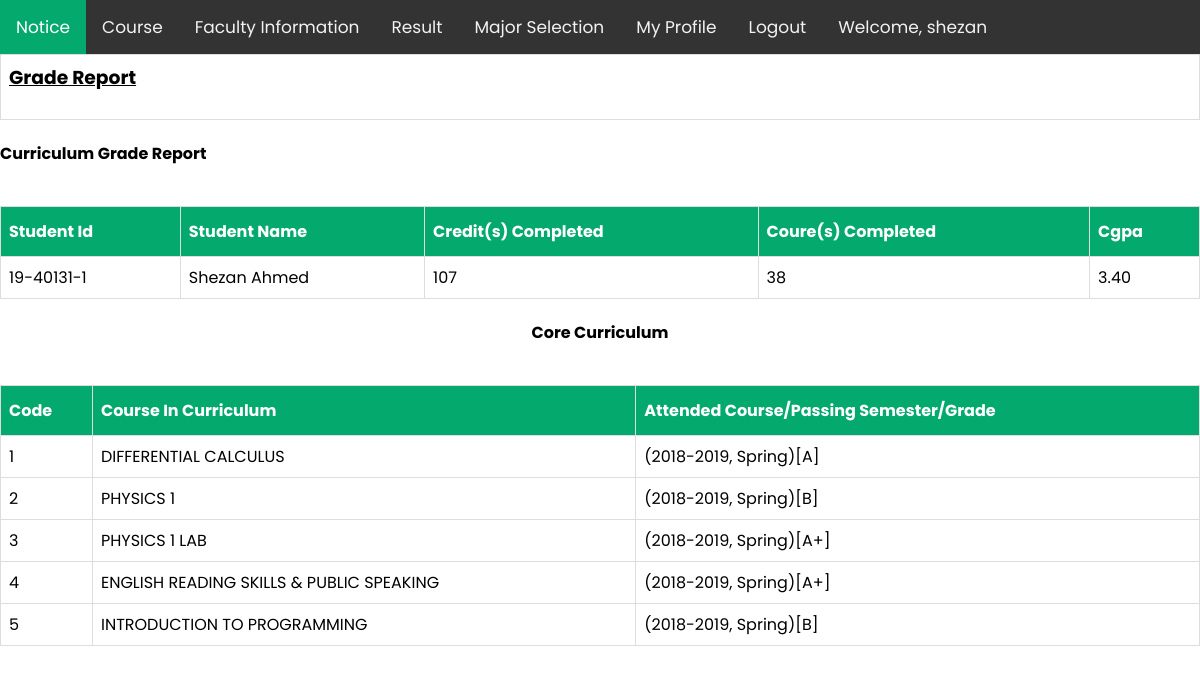
Page /views/sResult.php (signed in) on the committed database.
### tables this page shows
CREATE TABLE `sresult` (
  `id` varchar(20) NOT NULL,
  `name` varchar(50) NOT NULL,
  `creditC` varchar(50) NOT NULL,
  `courseC` varchar(20) NOT NULL,
  `cgpa` varchar(20) NOT NULL
);

CREATE TABLE `scourse` (
  `id` int(11) NOT NULL,
  `CourseId` varchar(20) NOT NULL,
  `subject` varchar(50) NOT NULL,
  `grade` varchar(100) NOT NULL
);

### Models/db_config.php (called while the page is built, shortened)
<?php
        function viewAllResult(){
            $con = mysqli_connect('localhost','root', '', 'webtech');
            $sql = 'select * from sresult';
            $result = mysqli_query($con,$sql);
            $ArrayF=array();
            while($row = mysqli_fetch_assoc($result)){
                $ArrayF[]=$row;
            }
            return $ArrayF;
        }
        function viewsResult(){
            $con = mysqli_connect('localhost','root', '', 'webtech');
            $sql = 'select * from scourse';
            $result = mysqli_query($con,$sql);
            $ArrayF=array();
            while($row = mysqli_fetch_assoc($result)){
                $ArrayF[]=$row;
            }
            return $ArrayF;
        }
?>

### Controllers/sResult.php (called while the page is built)
<?php
require '../Models/db_config.php';
    function getAllResult(){
        $student = viewAllResult();
        return $student;
}
function getsResult(){
    $result = viewsResult();
    return $result;
}

### Views/sResult.php (the view, shortened to what this page needs)
<?php
    include 'studentNavbar.php';
    require_once '../Controllers/sResult.php';
    $students = getAllResult();
    $result = getsResult();
?>
    <form action="">
        <table>
            <td><h3><u>Grade Report</u></h3></td>
        </table>
                <table cellspacing="0" cellpadding="0" border="1" width="361px" height="86px" style="margin-top: 40px;">
                <h4>Curriculum Grade Report</h4>
                    <tr align="center" >
                        <th >Student Id</th>
                        <th >Student Name</th>
                        <th >Credit(s) Completed</th>
                        <th >Coure(s) Completed</th>
                        <th >Cgpa</th>
                        <?php
                        echo "<tr align='center'>";
                        foreach($students as $student){
                            echo "<tr>";
                            echo "<td>".$student['id']."</td>";
                            echo "<td>".$student['name']."</td>";
                            echo "<td>".$student['creditC']."</td>";
                            echo "<td>".$student['courseC']."</td>";
                            echo "<td>".$student['cgpa']."</td>";
                            echo "</tr>";
                        }
                        ?>
                </table>
                <h4 style="text-align:center;">Core Curriculum</h4>
                <table cellspacing="0" cellpadding="0" border="1" width="361px" height="86px" style="margin-top: 40px;">
        <tr align="center" >
                        <th >Code</th>
                        <th >Course In Curriculum</th>
                        <th >Attended Course/Passing Semester/Grade</th>
                        <?php
                        echo "<tr align='center'>";
                        foreach($result as $results){
                            echo "<tr>";
                            echo "<td>".$results['id']."</td>";
                            echo "<td>".$results['subject']."</td>";
                            echo "<td>".$results['grade']."</td>";
                            echo "</tr>";
                        }
                        ?>
                </table>
    </form>
</body>
</html>

### Views/studentNavbar.php (style rules this page uses)
body { margin: 0; font-family: 'Poppins', sans-serif; }
table { font-family: 'Poppins', sans-serif; border-collapse: collapse; width: 100%; }
td, th { border: 1px solid #ddd; padding: 8px; }
th { padding-top: 12px; padding-bottom: 12px; text-align: left; background-color: #04AA6D; color: white; }

### rows in the picture
sresult: id "19-40131-1", name "Shezan Ahmed", creditC "107", courseC "38", cgpa "3.40"
scourse: id "1", subject "DIFFERENTIAL CALCULUS", grade "(2018-2019, Spring)[A]"
scourse: id "2", subject "PHYSICS 1", grade "(2018-2019, Spring)[B]"
scourse: id "3", subject "PHYSICS 1 LAB", grade "(2018-2019, Spring)[A+]"
scourse: id "4", subject "ENGLISH READING SKILLS & PUBLIC SPEAKING", grade "(2018-2019, Spring)[A+]"
scourse: id "5", subject "INTRODUCTION TO PROGRAMMING", grade "(2018-2019, Spring)[B]"
